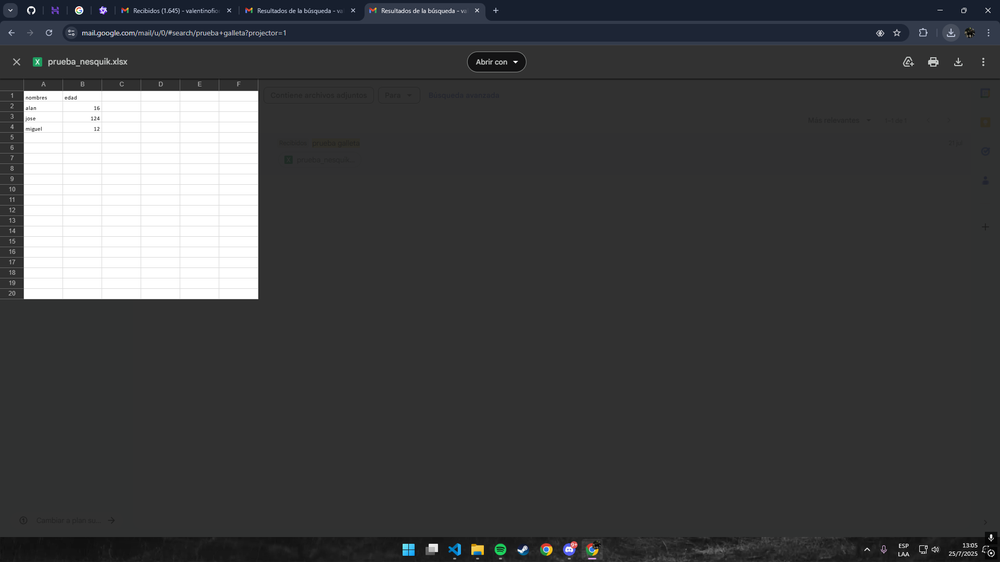
#> input picture captura.png, 1000 x 562 px, shrunk from 1920 x 1080 before the run; the run also reads 2 pictures not shown here
$ python twitch.py
#> lines starting #> are read from the running program, lines starting #| are printed output that depends on the picture
import webbrowser
import pyautogui
import time
import cv2
import numpy as np
import os

class FinalFantasy:
    def __init__(self):
        self.direccion = ""

    def abrir_navegador(self):
        webbrowser.open("https://www.google.com ")
        time.sleep(2)

    def escribir_direccion(self,direccion):
        self.direccion = direccion

    def limpiar_barra(self):
        # seleccionar la barra de navegacion (Ctrl + L)
        pyautogui.hotkey('ctrl', 'l')
        time.sleep(0.3)
        # seleccionar lo que haya en la borra (Ctrl + L)
        pyautogui.hotkey('ctrl', 'a')
        time.sleep(0.3)
        # borrar lo que haya en la barra de navegacion (Ctrl + L)
        pyautogui.hotkey('ctrl', 'delete')
        time.sleep(0.3)

    def buscar_direccion(self):
        if not self.direccion:
            print("no hay una direccion")
            return

        self.limpiar_barra()

        # escribir direccion
        pyautogui.write(self.direccion, interval=0.1)
        time.sleep(0.5)

        # buscar direccion
        pyautogui.press('enter')

    def scroll(self,cantidad):
            pyautogui.scroll(cantidad)
            time.sleep(0.3)

    def mouseMid(self):
        # Obtener tamaño de la pantalla
        screen_width, screen_height = pyautogui.size()

        # Calcular el centro
        center_x = screen_width // 2
        center_y = screen_height // 2

        # Mover el mouse al centro
        pyautogui.moveTo(center_x, center_y)
        time.sleep(0.5)

    def tomar_foto(self, filename="captura.png"):
        screenshot = pyautogui.screenshot()
        screenshot.save(filename)
        print(f"Captura guardada como {filename}")
        return filename

    def buscar_imagen_en_pantalla(self, imagen_buscar, umbral=0.8):
#> called with imagen_buscar = 'assets/iniciar_sesion.png', umbral = 0.8
        plantilla = cv2.imread(imagen_buscar,0)
        pantalla = cv2.imread(self.tomar_foto(),0)
#> pantalla: shape (562, 1000); min 0, max 255, mean 65.6
        if plantilla is None:
            print(f"no se encontro la foto a buscar: {imagen_buscar}")
            return None

        resultado = cv2.matchTemplate(pantalla, plantilla, cv2.TM_CCOEFF_NORMED)
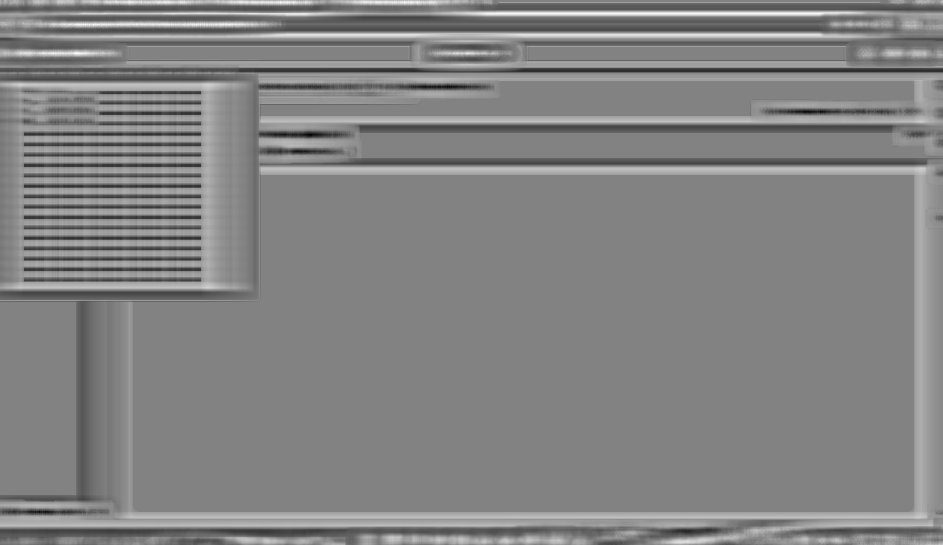
#> resultado: shape (545, 943) float32; min -0.711, max 0.674, mean 0.00515; drawn with min black and max white
        umbral_match = umbral
        loc = np.where(resultado >= umbral_match)
#> loc = (empty array, empty array)

        pt = None
        for pt in zip(*loc[::-1]):  # Obtenemos la primera coincidencia
            break
#> this loop made 0 passes

        if pt is not None:
            # Coordenadas centrales de la imagen encontrada
            centro_x = pt[0] + int(plantilla.shape[1]/2)
            centro_y = pt[1] + int(plantilla.shape[0]/2)
            print(f"Imagen encontrada en ({centro_x}, {centro_y})")
            return centro_x, centro_y
        else:
            print("No se encontró coincidencia.")
            return None

    def hacer_clic_en_imagen(self, ruta_imagen):
        posicion = self.buscar_imagen_en_pantalla(ruta_imagen)
        if posicion:
            x,y = posicion
            pyautogui.moveTo(x,y)
            time.sleep(0.5)
            pyautogui.click()
            print("click hecho")
        else:
            print("No se puede hacer clic, imagen no encontrada.")


if __name__ == "__main__":
    bot = FinalFantasy()
    bot.abrir_navegador()
    bot.escribir_direccion("https://www.twitch.tv/ ")
    bot.buscar_direccion()
    time.sleep(6)
    bot.hacer_clic_en_imagen("assets/iniciar_sesion.png")
    time.sleep(6)
    pyautogui.write("rey222sss$",interval=0.2)
    time.sleep(6)
    pyautogui.press('tab')
    pyautogui.write("galletas100$",interval=0.2)
    time.sleep(6)
    bot.hacer_clic_en_imagen("assets/boton.png")
#> call 2 of buscar_imagen_en_pantalla, with imagen_buscar = 'assets/boton.png', umbral = 0.8
#> in buscar_imagen_en_pantalla (call 2), `resultado = cv2.matchTemplate(pantalla, plantilla, cv2.TM_CCOEFF_NORMED)`:
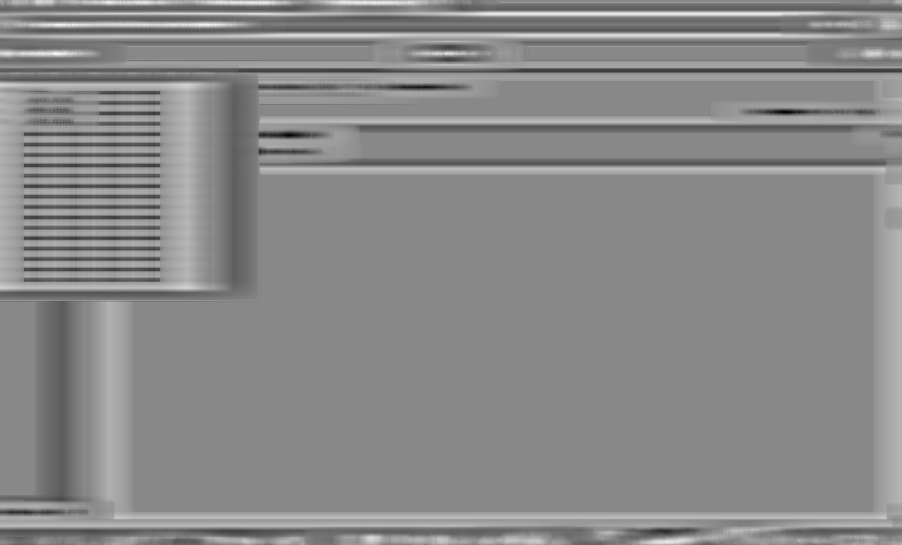
#> resultado: shape (545, 902) float32; min -0.636, max 0.554, mean 0.00599; drawn with min black and max white
    time.sleep(4)
